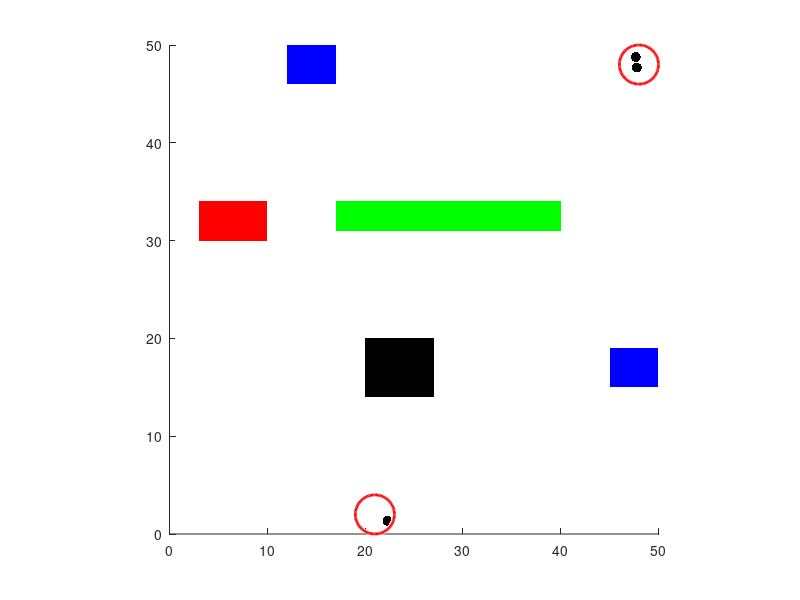

Recreate this plot in MATLAB.
clc;
clear all;
close all;

%% create a figure, define its axis
figure;
axis square;
set(gca,'XLim',[0,50],'YLim',[0,50]);
%% create a rectangular object


r_1 = rectangle('Position',[20 14 7 6], 'FaceColor', 'black', 'Edgecolor','none');
r_2 = rectangle('Position',[45 15 5 4], 'FaceColor', 'blue', 'Edgecolor','none');
r_3 = rectangle('Position',[3 30 7 4], 'FaceColor', 'red', 'Edgecolor','none');
r_4 = rectangle('Position',[17 31 23 3], 'FaceColor', 'green', 'Edgecolor','none');
r_5 = rectangle('Position',[12 46 5 4], 'FaceColor', 'blue', 'Edgecolor','none');
%% create base station and aim point for our ant colony system
a=[21 2];
b=[48 48];
x_s=21;
y_s=2;
a_point= viscircles(a,2);
b_point= viscircles(b,2);
%% create velocity constant
vel=0.3;
%% create artificial ant
pos1=[22.5, 2.2,1,1];
pos2=[20.5, 1.5,1,1];
pos3=[20.5, 1,1,1];
movingpoint_1=rectangle('Parent',gca,'Position',pos1,'Curvature',[1 1], 'FaceColor', 'black', 'Edgecolor','none');
movingpoint_2=rectangle('Parent',gca,'Position',pos2,'Curvature',[1 1], 'FaceColor', 'black', 'Edgecolor','none');
movingpoint_3=rectangle('Parent',gca,'Position',pos3,'Curvature',[1 1], 'FaceColor', 'black', 'Edgecolor','none');
%% gg

right5=0;
left5=0;
startpos=[20.5, 2.2];
endpos=[22, 13.8];
x_dis=endpos(1)-startpos(1);
y_dis=endpos(2)-startpos(2);
Dis=sqrt(x_dis^2+y_dis^2);
%% calculate time
Ttime=Dis/vel;
%% calculate x velocity and y velocity
x_vel=vel*x_dis/Dis;
y_vel=vel*y_dis/Dis;
flag=0;

%% create timeline
t=1:0.5:Ttime;

%% -->
X=startpos(1)+x_vel*t;
Y=startpos(2)+y_vel*t;
flag=1;

    
%% -->
trajectory=[X;Y];
for frameNo=1:length(t)
    set(movingpoint_1,'position',[trajectory(1,frameNo)-0.7,trajectory(2,frameNo)-0.7,1,1]);
    frames(frameNo)=getframe;
end
if flag==1
     t=1:0.5:5;
    X=endpos(1)-x_vel*t;
    Y=endpos(2)-y_vel*t;

trajectory=[X;Y];

for frameNo=1:length(t)
    set(movingpoint_1,'position',[trajectory(1,frameNo)-0.7,trajectory(2,frameNo)-0.7,1,1]);
    frames(frameNo)=getframe;
end
end

%2nd robot

startpos1=[20.5, 1.5];
endpos1=[20, 13.8];
x_dis=endpos1(1)-startpos1(1);
y_dis=endpos1(2)-startpos1(2);
Dis=sqrt(x_dis^2+y_dis^2);
%% calculate time
Ttime=Dis/vel;
%% calculate x velocity and y velocity
x_vel=vel*x_dis/Dis;
y_vel=vel*y_dis/Dis;
flag=0;

%% create timeline
t=1:0.5:Ttime;

%% -->
X=startpos1(1)+x_vel*t;
Y=startpos1(2)+y_vel*t;
flag=1;

    
%% -->
trajectory=[X;Y];
for frameNo=1:length(t)
    set(movingpoint_2,'position',[trajectory(1,frameNo)-0.7,trajectory(2,frameNo)-0.7,1,1]);
    frames(frameNo)=getframe;
end
if flag==1
     t=1:0.5:5;
    X=endpos1(1)-x_vel*t;
    Y=endpos1(2)-y_vel*t;

trajectory=[X;Y];

for frameNo=1:length(t)
    set(movingpoint_2,'position',[trajectory(1,frameNo)-0.7,trajectory(2,frameNo)-0.7,1,1]);
    frames(frameNo)=getframe;
end
end



disp(X);
disp(Y);
a=X;
b=Y;
left1=0,right1=0;
startpos=[21.80,12.31];
endpos=[21.80+7,12.31];
x_dis=endpos(1)-startpos(1);
y_dis=endpos(2)-startpos(2);
Dis=sqrt(x_dis^2+y_dis^2);
%% calculate time
Ttime=Dis/vel;
%% calculate x velocity and y velocity
x_vel=vel*x_dis/Dis;
y_vel=vel*y_dis/Dis;
t=1:0.5:Ttime;

%% -->
X=startpos(1)+x_vel*t;
Y=startpos(2)+y_vel*t;
right1=right1+1;
trajectory=[X;Y];
for frameNo=1:length(t)
    set(movingpoint_1,'position',[trajectory(1,frameNo)-0.7,trajectory(2,frameNo)-0.7,1,1]);
    frames(frameNo)=getframe;
end
right5=right5+1;



startpos=endpos;
endpos=[endpos(1),endpos(2)+18];
x_dis=endpos(1)-startpos(1);
y_dis=endpos(2)-startpos(2);
Dis=sqrt(x_dis^2+y_dis^2);
%% calculate time
Ttime=Dis/vel;
%% calculate x velocity and y velocity
x_vel=vel*x_dis/Dis;
y_vel=vel*y_dis/Dis;
t=1:0.5:Ttime;
X=startpos(1)+x_vel*t;
Y=startpos(2)+y_vel*t;
right1=right1+1;
trajectory=[X;Y];
for frameNo=1:length(t)
    set(movingpoint_1,'position',[trajectory(1,frameNo)-0.7,trajectory(2,frameNo)-0.7,1,1]);
    frames(frameNo)=getframe;
end

startpos=endpos;
endpos=[endpos(1),endpos(2)-3];
x_dis=endpos(1)-startpos(1);
y_dis=endpos(2)-startpos(2);
Dis=sqrt(x_dis^2+y_dis^2);
%% calculate time
Ttime=Dis/vel;
%% calculate x velocity and y velocity
x_vel=vel*x_dis/Dis;
y_vel=vel*y_dis/Dis;
t=1:0.5:Ttime;
X=startpos(1)+x_vel*t;
Y=startpos(2)+y_vel*t;
right1=right1+1;
trajectory=[X;Y];
for frameNo=1:length(t)
    set(movingpoint_1,'position',[trajectory(1,frameNo)-0.7,trajectory(2,frameNo)-0.7,1,1]);
    frames(frameNo)=getframe;
end



startpos=endpos;
endpos=[endpos(1)+15,endpos(2)];
x_dis=endpos(1)-startpos(1);
y_dis=endpos(2)-startpos(2);
Dis=sqrt(x_dis^2+y_dis^2);
%% calculate time
Ttime=Dis/vel;
%% calculate x velocity and y velocity
x_vel=vel*x_dis/Dis;
y_vel=vel*y_dis/Dis;
t=1:0.5:Ttime;
X=startpos(1)+x_vel*t;
Y=startpos(2)+y_vel*t;

trajectory=[X;Y];
for frameNo=1:length(t)
    set(movingpoint_1,'position',[trajectory(1,frameNo)-0.7,trajectory(2,frameNo)-0.7,1,1]);
    frames(frameNo)=getframe;
end

startpos=endpos;
endpos=[48,48];
x_dis=endpos(1)-startpos(1);
y_dis=endpos(2)-startpos(2);
Dis=sqrt(x_dis^2+y_dis^2);
%% calculate time
Ttime=Dis/vel;
%% calculate x velocity and y velocity
x_vel=vel*x_dis/Dis;
y_vel=vel*y_dis/Dis;
t=1:0.5:Ttime;
X=startpos(1)+x_vel*t;
Y=startpos(2)+y_vel*t;

trajectory=[X;Y];
for frameNo=1:length(t)
    set(movingpoint_1,'position',[trajectory(1,frameNo)-0.7,trajectory(2,frameNo)-0.7,1,1]);
    frames(frameNo)=getframe;
end



%2nd robot left

startpos1=[endpos1(1),endpos1(2)];
endpos1=[endpos1(1)-5,endpos1(2)];
x_dis=endpos1(1)-startpos1(1);
y_dis=endpos1(2)-startpos1(2);
Dis=sqrt(x_dis^2+y_dis^2);
%% calculate time
Ttime=Dis/vel;
%% calculate x velocity and y velocity
x_vel=vel*x_dis/Dis;
y_vel=vel*y_dis/Dis;
t=1:0.5:Ttime;

%% -->
X=startpos1(1)+x_vel*t;
Y=startpos1(2)+y_vel*t;
right1=right1+1;
trajectory=[X;Y];
for frameNo=1:length(t)
    set(movingpoint_2,'position',[trajectory(1,frameNo)-0.7,trajectory(2,frameNo)-0.7,1,1]);
    frames(frameNo)=getframe;
end
left5=left5+1;



startpos1=endpos1;
endpos1=[endpos1(1),endpos1(2)+32];
x_dis=endpos1(1)-startpos1(1);
y_dis=endpos1(2)-startpos1(2);
Dis=sqrt(x_dis^2+y_dis^2);
%% calculate time
Ttime=Dis/vel;
%% calculate x velocity and y velocity
x_vel=vel*x_dis/Dis;
y_vel=vel*y_dis/Dis;
t=1:0.5:Ttime;
X=startpos1(1)+x_vel*t;
Y=startpos1(2)+y_vel*t;

trajectory=[X;Y];
for frameNo=1:length(t)
    set(movingpoint_2,'position',[trajectory(1,frameNo)-0.7,trajectory(2,frameNo)-0.7,1,1]);
    frames(frameNo)=getframe;
end
startpos1=endpos1;
endpos1=[endpos1(1),endpos1(2)-3];
x_dis=endpos1(1)-startpos1(1);
y_dis=endpos1(2)-startpos1(2);
Dis=sqrt(x_dis^2+y_dis^2);
%% calculate time
Ttime=Dis/vel;
%% calculate x velocity and y velocity
x_vel=vel*x_dis/Dis;
y_vel=vel*y_dis/Dis;
t=1:0.5:Ttime;
X=startpos1(1)+x_vel*t;
Y=startpos1(2)+y_vel*t;

trajectory=[X;Y];
for frameNo=1:length(t)
    set(movingpoint_2,'position',[trajectory(1,frameNo)-0.7,trajectory(2,frameNo)-0.7,1,1]);
    frames(frameNo)=getframe;
end

startpos1=endpos1;
endpos1=[48,49];
x_dis=endpos1(1)-startpos1(1);
y_dis=endpos1(2)-startpos1(2);
Dis=sqrt(x_dis^2+y_dis^2);
%% calculate time
Ttime=Dis/vel;
%% calculate x velocity and y velocity
x_vel=vel*x_dis/Dis;
y_vel=vel*y_dis/Dis;
t=1:0.5:Ttime;
X=startpos1(1)+x_vel*t;
Y=startpos1(2)+y_vel*t;

trajectory=[X;Y];
for frameNo=1:length(t)
    set(movingpoint_2,'position',[trajectory(1,frameNo)-0.7,trajectory(2,frameNo)-0.7,1,1]);
    frames(frameNo)=getframe;
end


    
    
%1st robot back


endpos=startpos;
startpos=[48,48];

x_dis=endpos(1)-startpos(1);
y_dis=endpos(2)-startpos(2);
Dis=sqrt(x_dis^2+y_dis^2);
%% calculate time
Ttime=Dis/vel;
%% calculate x velocity and y velocity
x_vel=vel*x_dis/Dis;
y_vel=vel*y_dis/Dis;
t=1:0.5:Ttime;
X=startpos(1)+x_vel*t;
Y=startpos(2)+y_vel*t;

trajectory=[X;Y];
for frameNo=1:length(t)
    set(movingpoint_1,'position',[trajectory(1,frameNo)-0.7,trajectory(2,frameNo)-0.7,1,1]);
    frames(frameNo)=getframe;
end    

startpos=endpos;
endpos=[endpos(1)-15,endpos(2)];
x_dis=endpos(1)-startpos(1);
y_dis=endpos(2)-startpos(2);
Dis=sqrt(x_dis^2+y_dis^2);
%% calculate time
Ttime=Dis/vel;
%% calculate x velocity and y velocity
x_vel=vel*x_dis/Dis;
y_vel=vel*y_dis/Dis;
t=1:0.5:Ttime;
X=startpos(1)+x_vel*t;
Y=startpos(2)+y_vel*t;

trajectory=[X;Y];
for frameNo=1:length(t)
    set(movingpoint_1,'position',[trajectory(1,frameNo)-0.7,trajectory(2,frameNo)-0.7,1,1]);
    frames(frameNo)=getframe;
end
startpos=endpos;
endpos=[endpos(1),endpos(2)-18];
x_dis=endpos(1)-startpos(1);
y_dis=endpos(2)-startpos(2);
Dis=sqrt(x_dis^2+y_dis^2);
%% calculate time
Ttime=Dis/vel;
%% calculate x velocity and y velocity
x_vel=vel*x_dis/Dis;
y_vel=vel*y_dis/Dis;
t=1:0.5:Ttime;
X=startpos(1)+x_vel*t;
Y=startpos(2)+y_vel*t;
right1=right1+1;
trajectory=[X;Y];
for frameNo=1:length(t)
    set(movingpoint_1,'position',[trajectory(1,frameNo)-0.7,trajectory(2,frameNo)-0.7,1,1]);
    frames(frameNo)=getframe;
end

startpos=endpos;
endpos=[endpos(1)-7,endpos(2)];
x_dis=endpos(1)-startpos(1);
y_dis=endpos(2)-startpos(2);
Dis=sqrt(x_dis^2+y_dis^2);
%% calculate time
Ttime=Dis/vel;
%% calculate x velocity and y velocity
x_vel=vel*x_dis/Dis;
y_vel=vel*y_dis/Dis;
t=1:0.5:Ttime;

%% -->
X=startpos(1)+x_vel*t;
Y=startpos(2)+y_vel*t;
right1=right1+1;
trajectory=[X;Y];
for frameNo=1:length(t)
    set(movingpoint_1,'position',[trajectory(1,frameNo)-0.7,trajectory(2,frameNo)-0.7,1,1]);
    frames(frameNo)=getframe;
end
right5=right5+1;


startpos=endpos;
endpos=[22.5,1.5];
x_dis=endpos(1)-startpos(1);
y_dis=endpos(2)-startpos(2);
Dis=sqrt(x_dis^2+y_dis^2);
%% calculate time
Ttime=Dis/vel;
%% calculate x velocity and y velocity
x_vel=vel*x_dis/Dis;
y_vel=vel*y_dis/Dis;
flag=0;

%% create timeline
t=1:0.5:Ttime;

%% -->
X=startpos(1)+x_vel*t;
Y=startpos(2)+y_vel*t;
flag=1;

    
%% -->
trajectory=[X;Y];
for frameNo=1:length(t)
    set(movingpoint_1,'position',[trajectory(1,frameNo)-0.7,trajectory(2,frameNo)-0.7,1,1]);
    frames(frameNo)=getframe;
end

%3rd robot


startpos=[20.5, 1];
endpos=[22, 13.8];
x_dis=endpos(1)-startpos(1);
y_dis=endpos(2)-startpos(2);
Dis=sqrt(x_dis^2+y_dis^2);
%% calculate time
Ttime=Dis/vel;
%% calculate x velocity and y velocity
x_vel=vel*x_dis/Dis;
y_vel=vel*y_dis/Dis;
flag=0;

%% create timeline
t=1:0.5:Ttime;

%% -->
X=startpos(1)+x_vel*t;
Y=startpos(2)+y_vel*t;
flag=1;

    
%% -->
trajectory=[X;Y];
for frameNo=1:length(t)
    set(movingpoint_3,'position',[trajectory(1,frameNo)-0.7,trajectory(2,frameNo)-0.7,1,1]);
    frames(frameNo)=getframe;
end

if flag==1
     t=1:0.5:5;
    X=endpos(1)-x_vel*t;
    Y=endpos(2)-y_vel*t;

trajectory=[X;Y];

for frameNo=1:length(t)
    set(movingpoint_3,'position',[trajectory(1,frameNo)-0.7,trajectory(2,frameNo)-0.7,1,1]);
    frames(frameNo)=getframe;
end
end

%3rd robot

if(right5>left5)
   
 startpos=[21.80,12.31];
endpos=[21.80+7,12.31];
x_dis=endpos(1)-startpos(1);
y_dis=endpos(2)-startpos(2);
Dis=sqrt(x_dis^2+y_dis^2);
%% calculate time
Ttime=Dis/vel;
%% calculate x velocity and y velocity
x_vel=vel*x_dis/Dis;
y_vel=vel*y_dis/Dis;
t=1:0.5:Ttime;

%% -->
X=startpos(1)+x_vel*t;
Y=startpos(2)+y_vel*t;
right1=right1+1;
trajectory=[X;Y];
for frameNo=1:length(t)
    set(movingpoint_3,'position',[trajectory(1,frameNo)-0.7,trajectory(2,frameNo)-0.7,1,1]);
    frames(frameNo)=getframe;
end
right5=right5+1;



startpos=endpos;
endpos=[endpos(1),endpos(2)+18];
x_dis=endpos(1)-startpos(1);
y_dis=endpos(2)-startpos(2);
Dis=sqrt(x_dis^2+y_dis^2);
%% calculate time
Ttime=Dis/vel;
%% calculate x velocity and y velocity
x_vel=vel*x_dis/Dis;
y_vel=vel*y_dis/Dis;
t=1:0.5:Ttime;
X=startpos(1)+x_vel*t;
Y=startpos(2)+y_vel*t;
right1=right1+1;
trajectory=[X;Y];
for frameNo=1:length(t)
    set(movingpoint_3,'position',[trajectory(1,frameNo)-0.7,trajectory(2,frameNo)-0.7,1,1]);
    frames(frameNo)=getframe;
end

startpos=endpos;
endpos=[endpos(1),endpos(2)-3];
x_dis=endpos(1)-startpos(1);
y_dis=endpos(2)-startpos(2);
Dis=sqrt(x_dis^2+y_dis^2);
%% calculate time
Ttime=Dis/vel;
%% calculate x velocity and y velocity
x_vel=vel*x_dis/Dis;
y_vel=vel*y_dis/Dis;
t=1:0.5:Ttime;
X=startpos(1)+x_vel*t;
Y=startpos(2)+y_vel*t;
right1=right1+1;
trajectory=[X;Y];
for frameNo=1:length(t)
    set(movingpoint_3,'position',[trajectory(1,frameNo)-0.7,trajectory(2,frameNo)-0.7,1,1]);
    frames(frameNo)=getframe;
end



startpos=endpos;
endpos=[endpos(1)+15,endpos(2)];
x_dis=endpos(1)-startpos(1);
y_dis=endpos(2)-startpos(2);
Dis=sqrt(x_dis^2+y_dis^2);
%% calculate time
Ttime=Dis/vel;
%% calculate x velocity and y velocity
x_vel=vel*x_dis/Dis;
y_vel=vel*y_dis/Dis;
t=1:0.5:Ttime;
X=startpos(1)+x_vel*t;
Y=startpos(2)+y_vel*t;

trajectory=[X;Y];
for frameNo=1:length(t)
    set(movingpoint_3,'position',[trajectory(1,frameNo)-0.7,trajectory(2,frameNo)-0.7,1,1]);
    frames(frameNo)=getframe;
end

startpos=endpos;
endpos=[48,48];
x_dis=endpos(1)-startpos(1);
y_dis=endpos(2)-startpos(2);
Dis=sqrt(x_dis^2+y_dis^2);
%% calculate time
Ttime=Dis/vel;
%% calculate x velocity and y velocity
x_vel=vel*x_dis/Dis;
y_vel=vel*y_dis/Dis;
t=1:0.5:Ttime;
X=startpos(1)+x_vel*t;
Y=startpos(2)+y_vel*t;

trajectory=[X;Y];
for frameNo=1:length(t)
    set(movingpoint_3,'position',[trajectory(1,frameNo)-0.7,trajectory(2,frameNo)-0.7,1,1]);
    frames(frameNo)=getframe;
end
end
if(left5>right5)
    startpos1=[endpos1(1),endpos1(2)];
endpos1=[endpos1(1)-5,endpos1(2)];
x_dis=endpos1(1)-startpos1(1);
y_dis=endpos1(2)-startpos1(2);
Dis=sqrt(x_dis^2+y_dis^2);
%% calculate time
Ttime=Dis/vel;
%% calculate x velocity and y velocity
x_vel=vel*x_dis/Dis;
y_vel=vel*y_dis/Dis;
t=1:0.5:Ttime;

%% -->
X=startpos1(1)+x_vel*t;
Y=startpos1(2)+y_vel*t;
right1=right1+1;
trajectory=[X;Y];
for frameNo=1:length(t)
    set(movingpoint_2,'position',[trajectory(1,frameNo)-0.7,trajectory(2,frameNo)-0.7,1,1]);
    frames(frameNo)=getframe;
end
left5=left5+1;



startpos1=endpos1;
endpos1=[endpos1(1),endpos1(2)+32];
x_dis=endpos1(1)-startpos1(1);
y_dis=endpos1(2)-startpos1(2);
Dis=sqrt(x_dis^2+y_dis^2);
%% calculate time
Ttime=Dis/vel;
%% calculate x velocity and y velocity
x_vel=vel*x_dis/Dis;
y_vel=vel*y_dis/Dis;
t=1:0.5:Ttime;
X=startpos1(1)+x_vel*t;
Y=startpos1(2)+y_vel*t;

trajectory=[X;Y];
for frameNo=1:length(t)
    set(movingpoint_2,'position',[trajectory(1,frameNo)-0.7,trajectory(2,frameNo)-0.7,1,1]);
    frames(frameNo)=getframe;
end
startpos1=endpos1;
endpos1=[endpos1(1),endpos1(2)-3];
x_dis=endpos1(1)-startpos1(1);
y_dis=endpos1(2)-startpos1(2);
Dis=sqrt(x_dis^2+y_dis^2);
%% calculate time
Ttime=Dis/vel;
%% calculate x velocity and y velocity
x_vel=vel*x_dis/Dis;
y_vel=vel*y_dis/Dis;
t=1:0.5:Ttime;
X=startpos1(1)+x_vel*t;
Y=startpos1(2)+y_vel*t;

trajectory=[X;Y];
for frameNo=1:length(t)
    set(movingpoint_2,'position',[trajectory(1,frameNo)-0.7,trajectory(2,frameNo)-0.7,1,1]);
    frames(frameNo)=getframe;
end

startpos1=endpos1;
endpos1=[48,49];
x_dis=endpos1(1)-startpos1(1);
y_dis=endpos1(2)-startpos1(2);
Dis=sqrt(x_dis^2+y_dis^2);
%% calculate time
Ttime=Dis/vel;
%% calculate x velocity and y velocity
x_vel=vel*x_dis/Dis;
y_vel=vel*y_dis/Dis;
t=1:0.5:Ttime;
X=startpos1(1)+x_vel*t;
Y=startpos1(2)+y_vel*t;

trajectory=[X;Y];
for frameNo=1:length(t)
    set(movingpoint_2,'position',[trajectory(1,frameNo)-0.7,trajectory(2,frameNo)-0.7,1,1]);
    frames(frameNo)=getframe;
end


    
    
%1st robot back


endpos=startpos;
startpos=[48,48];

x_dis=endpos(1)-startpos(1);
y_dis=endpos(2)-startpos(2);
Dis=sqrt(x_dis^2+y_dis^2);
%% calculate time
Ttime=Dis/vel;
%% calculate x velocity and y velocity
x_vel=vel*x_dis/Dis;
y_vel=vel*y_dis/Dis;
t=1:0.5:Ttime;
X=startpos(1)+x_vel*t;
Y=startpos(2)+y_vel*t;

trajectory=[X;Y];
for frameNo=1:length(t)
    set(movingpoint_1,'position',[trajectory(1,frameNo)-0.7,trajectory(2,frameNo)-0.7,1,1]);
    frames(frameNo)=getframe;
end    

startpos=endpos;
endpos=[endpos(1)-15,endpos(2)];
x_dis=endpos(1)-startpos(1);
y_dis=endpos(2)-startpos(2);
Dis=sqrt(x_dis^2+y_dis^2);
%% calculate time
Ttime=Dis/vel;
%% calculate x velocity and y velocity
x_vel=vel*x_dis/Dis;
y_vel=vel*y_dis/Dis;
t=1:0.5:Ttime;
X=startpos(1)+x_vel*t;
Y=startpos(2)+y_vel*t;

trajectory=[X;Y];
for frameNo=1:length(t)
    set(movingpoint_1,'position',[trajectory(1,frameNo)-0.7,trajectory(2,frameNo)-0.7,1,1]);
    frames(frameNo)=getframe;
end
startpos=endpos;
endpos=[endpos(1),endpos(2)-18];
x_dis=endpos(1)-startpos(1);
y_dis=endpos(2)-startpos(2);
Dis=sqrt(x_dis^2+y_dis^2);
%% calculate time
Ttime=Dis/vel;
%% calculate x velocity and y velocity
x_vel=vel*x_dis/Dis;
y_vel=vel*y_dis/Dis;
t=1:0.5:Ttime;
X=startpos(1)+x_vel*t;
Y=startpos(2)+y_vel*t;
right1=right1+1;
trajectory=[X;Y];
for frameNo=1:length(t)
    set(movingpoint_1,'position',[trajectory(1,frameNo)-0.7,trajectory(2,frameNo)-0.7,1,1]);
    frames(frameNo)=getframe;
end

startpos=endpos;
endpos=[endpos(1)-7,endpos(2)];
x_dis=endpos(1)-startpos(1);
y_dis=endpos(2)-startpos(2);
Dis=sqrt(x_dis^2+y_dis^2);
%% calculate time
Ttime=Dis/vel;
%% calculate x velocity and y velocity
x_vel=vel*x_dis/Dis;
y_vel=vel*y_dis/Dis;
t=1:0.5:Ttime;

%% -->
X=startpos(1)+x_vel*t;
Y=startpos(2)+y_vel*t;
right1=right1+1;
trajectory=[X;Y];
for frameNo=1:length(t)
    set(movingpoint_1,'position',[trajectory(1,frameNo)-0.7,trajectory(2,frameNo)-0.7,1,1]);
    frames(frameNo)=getframe;
end
right5=right5+1;


startpos=endpos;
endpos=[22.5,1.5];
x_dis=endpos(1)-startpos(1);
y_dis=endpos(2)-startpos(2);
Dis=sqrt(x_dis^2+y_dis^2);
%% calculate time
Ttime=Dis/vel;
%% calculate x velocity and y velocity
x_vel=vel*x_dis/Dis;
y_vel=vel*y_dis/Dis;
flag=0;

%% create timeline
t=1:0.5:Ttime;

%% -->
X=startpos(1)+x_vel*t;
Y=startpos(2)+y_vel*t;
flag=1;

    
%% -->
trajectory=[X;Y];
for frameNo=1:length(t)
    set(movingpoint_1,'position',[trajectory(1,frameNo)-0.7,trajectory(2,frameNo)-0.7,1,1]);
    frames(frameNo)=getframe;
end
end
    

